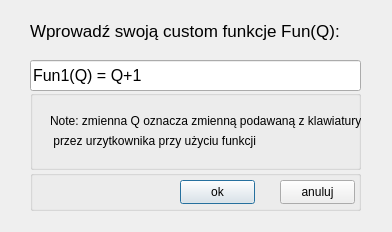
<?xml version="1.0" encoding="UTF-8"?>
<ui version="4.0">
 <class>Input</class>
 <widget class="QDialog" name="Input">
  <property name="geometry">
   <rect>
    <x>0</x>
    <y>0</y>
    <width>392</width>
    <height>232</height>
   </rect>
  </property>
  <property name="sizePolicy">
   <sizepolicy hsizetype="Ignored" vsizetype="Ignored">
    <horstretch>0</horstretch>
    <verstretch>0</verstretch>
   </sizepolicy>
  </property>
  <property name="windowTitle">
   <string>Funkcja</string>
  </property>
  <widget class="QLabel" name="label">
   <property name="geometry">
    <rect>
     <x>30</x>
     <y>20</y>
     <width>331</width>
     <height>21</height>
    </rect>
   </property>
   <property name="font">
    <font>
     <pointsize>13</pointsize>
    </font>
   </property>
   <property name="layoutDirection">
    <enum>Qt::LayoutDirection::LeftToRight</enum>
   </property>
   <property name="text">
    <string>Wprowadź swoją custom funkcje Fun(Q):</string>
   </property>
  </widget>
  <widget class="QGroupBox" name="groupBox">
   <property name="enabled">
    <bool>true</bool>
   </property>
   <property name="geometry">
    <rect>
     <x>30</x>
     <y>170</y>
     <width>331</width>
     <height>41</height>
    </rect>
   </property>
   <property name="sizePolicy">
    <sizepolicy hsizetype="Fixed" vsizetype="Fixed">
     <horstretch>0</horstretch>
     <verstretch>0</verstretch>
    </sizepolicy>
   </property>
   <property name="font">
    <font>
     <kerning>true</kerning>
    </font>
   </property>
   <property name="layoutDirection">
    <enum>Qt::LayoutDirection::RightToLeft</enum>
   </property>
   <property name="title">
    <string/>
   </property>
   <widget class="QPushButton" name="ok_input">
    <property name="geometry">
     <rect>
      <x>150</x>
      <y>10</y>
      <width>75</width>
      <height>24</height>
     </rect>
    </property>
    <property name="text">
     <string>ok</string>
    </property>
   </widget>
   <widget class="QPushButton" name="cancel_input">
    <property name="geometry">
     <rect>
      <x>250</x>
      <y>10</y>
      <width>75</width>
      <height>24</height>
     </rect>
    </property>
    <property name="text">
     <string>anuluj</string>
    </property>
   </widget>
  </widget>
  <widget class="QLineEdit" name="input_input">
   <property name="geometry">
    <rect>
     <x>30</x>
     <y>60</y>
     <width>331</width>
     <height>31</height>
    </rect>
   </property>
   <property name="font">
    <font>
     <pointsize>12</pointsize>
    </font>
   </property>
   <property name="text">
    <string>Fun1(Q) = Q+1</string>
   </property>
  </widget>
  <widget class="QGroupBox" name="groupBox_2">
   <property name="geometry">
    <rect>
     <x>30</x>
     <y>90</y>
     <width>331</width>
     <height>80</height>
    </rect>
   </property>
   <property name="title">
    <string/>
   </property>
   <widget class="QLabel" name="label_2">
    <property name="geometry">
     <rect>
      <x>20</x>
      <y>20</y>
      <width>351</width>
      <height>21</height>
     </rect>
    </property>
    <property name="text">
     <string>Note: zmienna Q oznacza zmienną podawaną z klawiatury</string>
    </property>
   </widget>
   <widget class="QLabel" name="label_3">
    <property name="geometry">
     <rect>
      <x>20</x>
      <y>40</y>
      <width>321</width>
      <height>21</height>
     </rect>
    </property>
    <property name="text">
     <string> przez urzytkownika przy użyciu funkcji</string>
    </property>
   </widget>
  </widget>
 </widget>
 <resources/>
 <connections/>
</ui>
